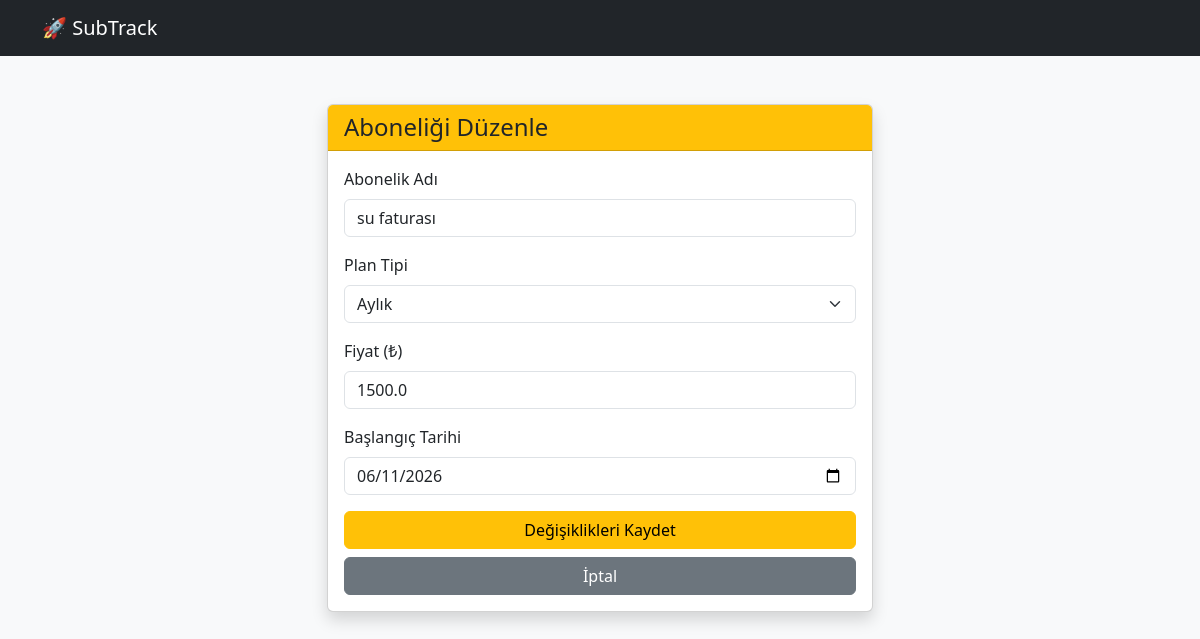
The app's page /edit/9 with its own data.
### tables this page shows
CREATE TABLE subscriptions (
                id INTEGER PRIMARY KEY AUTOINCREMENT,
                user_id INTEGER NOT NULL,
                name TEXT NOT NULL,
                plan_type TEXT NOT NULL CHECK (plan_type IN ('Aylık', 'Yıllık', 'Haftalık')),
                price REAL NOT NULL,
                start_date DATE,
                status TEXT DEFAULT 'Aktif' CHECK (status IN ('Aktif', 'İptal Edildi')),
                FOREIGN KEY (user_id) REFERENCES users (id) ON DELETE CASCADE
            );

### app.py (the view, shortened to what this page needs)
@app.route("/edit/<int:id>", methods=["GET", "POST"])
def edit_subscription(id):
    sub = db.get_subscription(id)
    return render_template("edit_subscription.html", sub=sub)

### db.py (called while the page is built)
    def connect(self):
        self.conn = sqlite3.connect(self.db_name)
        self.conn.execute("PRAGMA foreign_keys = ON;")
        self.conn.row_factory = sqlite3.Row
        return self.conn

    def close(self):
        if self.conn:
            self.conn.close()
            self.conn = None

    def execute_query(self, query, params=None):
        opened_here = False
        if not self.conn:
            self.connect()
            opened_here = True
        try:
            cursor = self.conn.cursor()
            if params:
                cursor.execute(query, params)
            else:
                cursor.execute(query)
            self.conn.commit()
            return cursor.fetchall()
        finally:
            if opened_here:
                self.close()

    def get_subscription(self, sub_id):
        query = "SELECT * FROM subscriptions WHERE id = ?"
        rows = self.execute_query(query, (sub_id,))
        return dict(rows[0]) if rows else None

### templates/edit_subscription.html (shortened to what this page needs)
<!DOCTYPE html>
<html lang="tr">
<head>
    <link href="https://cdn.jsdelivr.net/npm/bootstrap@5.3.0/dist/css/bootstrap.min.css" rel="stylesheet">
</head>
<body class="bg-light">
    <nav class="navbar navbar-dark bg-dark">
        <div class="container">
            <a class="navbar-brand" href="/">🚀 SubTrack</a>
        </div>
    </nav>
    <div class="container mt-5">
        <div class="row justify-content-center">
            <div class="col-md-6">
                <div class="card shadow">
                    <div class="card-header bg-warning text-dark">
                        <h4 class="mb-0">Aboneliği Düzenle</h4>
                    </div>
                    <div class="card-body">
                        <form action="/edit/{{ sub.id }}" method="POST">
                            <div class="mb-3">
                                <label class="form-label">Abonelik Adı</label>
                                <input type="text" class="form-control" name="name" value="{{ sub.name }}" required>
                            </div>
                            <div class="mb-3">
                                <label class="form-label">Plan Tipi</label>
                                <select class="form-select" name="plan_type">
                                    <option value="Aylık" {% if sub.plan_type == 'Aylık' %}selected{% endif %}>Aylık</option>
                                </select>
                            </div>
                            <div class="mb-3">
                                <label class="form-label">Fiyat (₺)</label>
                                <input type="number" step="0.01" class="form-control" name="price" value="{{ sub.price }}" required>
                            </div>
                            <div class="mb-3">
                                <label class="form-label">Başlangıç Tarihi</label>
                                <input type="date" class="form-control" name="start_date" value="{{ sub.start_date }}" required>
                            </div>
                            <button type="submit" class="btn btn-warning w-100 mb-2">Değişiklikleri Kaydet</button>
                            <a href="/" class="btn btn-secondary w-100">İptal</a>
                        </form>
                    </div>
                </div>
            </div>
        </div>
    </div>
</body>
</html>

### records on screen
subscriptions: name "su faturası", plan_type "Aylık", price "1500.0", start_date "06/11/2026"
